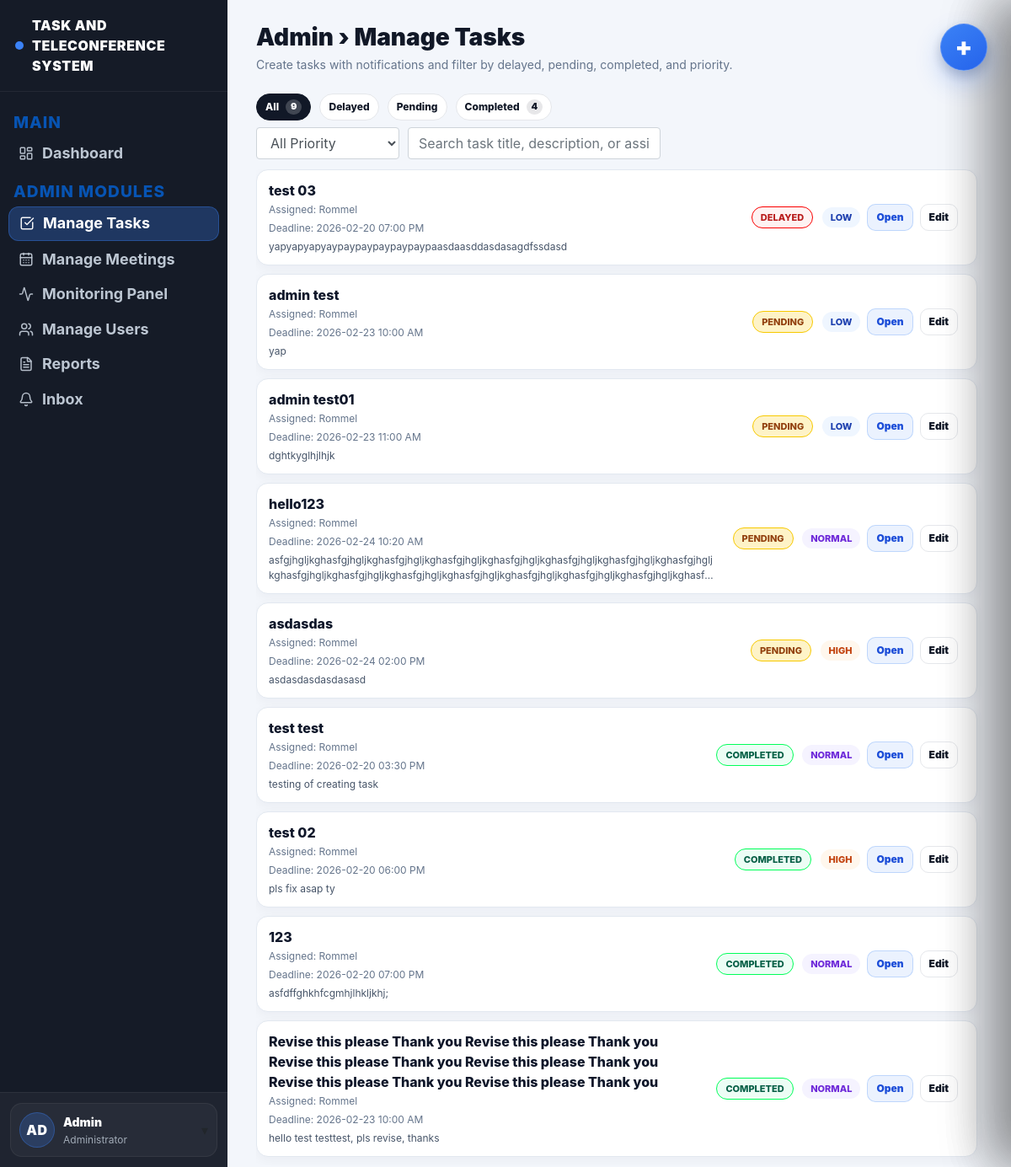
/admin/manage-tasks (signed in), run on an earlier commit of the app's database.
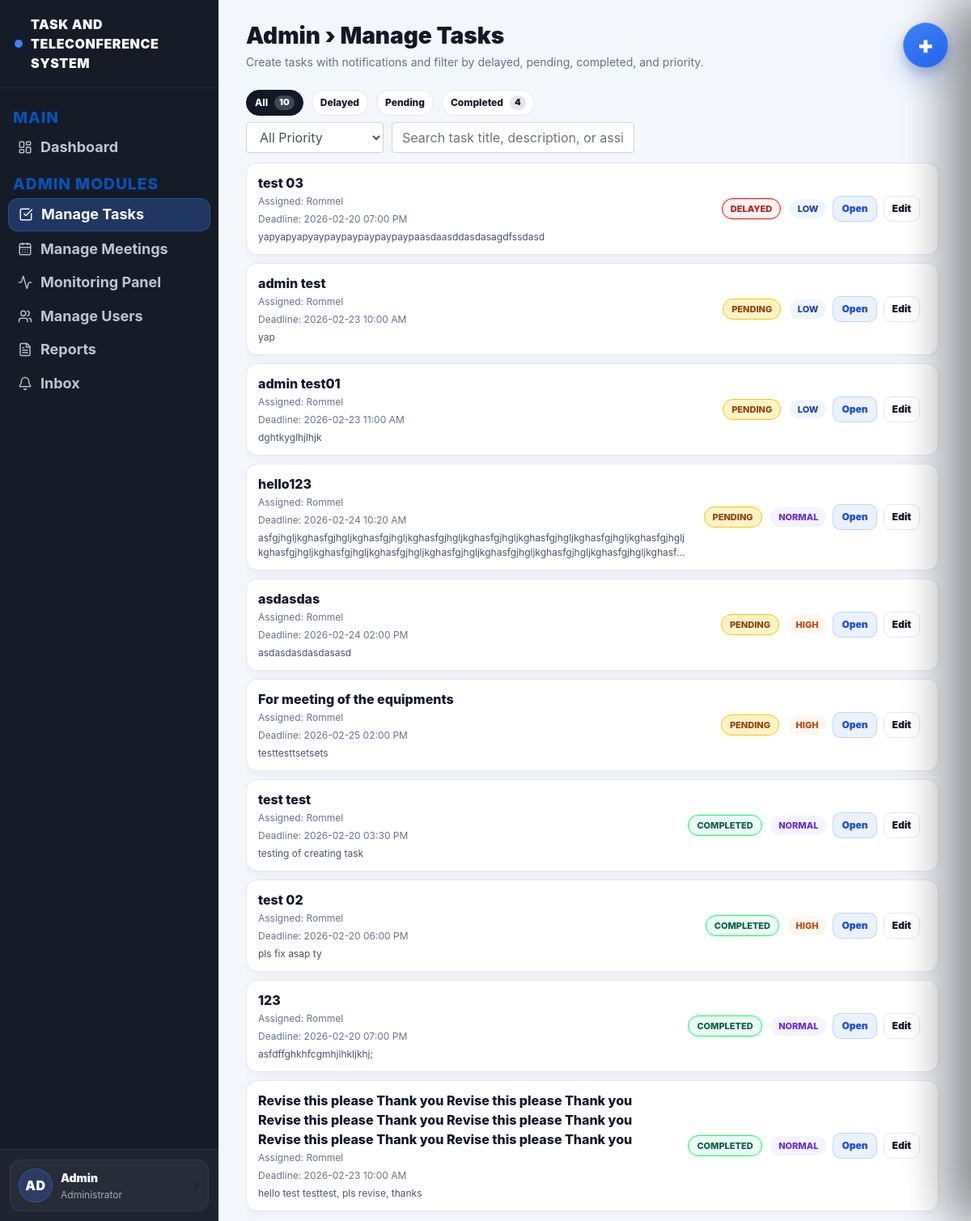
And on a later commit of the database.
### website/models.py (models this page shows, shortened)
class Task(db.Model):
    id = db.Column(db.Integer, primary_key=True)
    title = db.Column(db.String(200), nullable=False)
    description = db.Column(db.Text)
    assigned_to = db.Column(db.Integer, db.ForeignKey('user.id'))
    assigned_user = db.relationship('User', foreign_keys=[assigned_to])
    status = db.Column(db.String(50), default="assigned")
    priority = db.Column(db.String(20), default="normal")
    deadline = db.Column(db.DateTime)
    file_path = db.Column(db.String(300))
    last_edited_by = db.Column(db.Integer, nullable=True)
    last_edited_at = db.Column(db.DateTime, server_default=func.now(), onupdate=func.now())
    created_at = db.Column(db.DateTime(timezone=True), server_default=func.now())

class User(db.Model, UserMixin):
    id = db.Column(db.Integer, primary_key=True)
    email = db.Column(db.String(150), unique=True)
    password = db.Column(db.String(150))
    firstname = db.Column(db.String(150))
    is_admin = db.Column(db.Boolean, default=False)
    role = db.Column(db.String(20), default="user")
    notes = db.relationship('Note')
    notifications = db.relationship('Notification', lazy=True, cascade="all, delete-orphan")

### website/views.py (the view)
@views.route('/admin/manage-tasks')
@login_required
@admin_only
def manage_tasks():
    users = User.query.filter_by(is_admin=False).order_by(User.firstname.asc()).all()
    tasks = Task.query.order_by(Task.created_at.desc()).all()
    selected_filter = (request.args.get("filter") or "all").strip().lower()
    allowed_filters = {"all", "delayed", "pending", "completed"}
    if selected_filter not in allowed_filters:
        selected_filter = "all"
    return render_template(
        "manage_tasks.html",
        user=current_user,
        users=users,
        tasks=tasks,
        selected_filter=selected_filter,
    )

### website/views.py (called while the page is built)
def admin_only(func):
    @wraps(func)
    def wrapper(*args, **kwargs):
        if not current_user.is_authenticated or not current_user.is_admin:
            abort(403)
        return func(*args, **kwargs)
    return wrapper

### website/templates/manage_tasks.html (shortened to what this page needs)
{% extends "admin_base.html" %}
{% block content %}
<div class="mt-wrap">
  <div class="mt-head">
    <h1 class="td-title" style="margin:0;">Admin › Manage Tasks</h1>
    <div class="mt-sub">Create tasks with notifications and filter by delayed, pending, completed, and priority.</div>
  </div>
  {% set completed_tasks = tasks|selectattr("status","equalto","completed")|list if tasks else [] %}
  <div class="td-pills mb-2">
    <button class="pill-tab active" type="button" data-filter="all" id="pill-all">All <span class="pill-count">{{ tasks|length }}</span></button>
    <button class="pill-tab" type="button" data-filter="delayed" id="pill-delayed">Delayed</button>
    <button class="pill-tab" type="button" data-filter="pending" id="pill-pending">Pending</button>
    <button class="pill-tab" type="button" data-filter="completed" id="pill-completed">Completed <span class="pill-count">{{ completed_tasks|length }}</span></button>
  </div>
  <div class="mt-toolbar">
    <select id="priorityFilter" class="form-control mt-priority">
      <option value="all">All Priority</option>
    </select>
    <input id="taskSearch" class="form-control mt-search" placeholder="Search task title, description, or assignee...">
  </div>
  <div class="mt-list" id="taskList">
    {% for t in tasks %}
      {% set pr = (t.priority or 'normal')|lower %}
      <div class="task-row task-item"
           data-task-id="{{ t.id }}"
           data-status="{{ t.status or '' }}"
           data-priority="{{ pr }}"
           data-title="{{ (t.title ~ ' ' ~ (t.description or '') ~ ' ' ~ ((t.assigned_user.firstname if t.assigned_user else 'unassigned')))|lower }}"
           data-deadline="{{ t.deadline.strftime('%Y-%m-%dT%H:%M:%S') if t.deadline else '' }}">
        <div class="task-main">
          <div class="task-title">{{ t.title }}</div>
          <div class="task-meta">
            Assigned: {{ t.assigned_user.firstname if t.assigned_user else 'Unassigned' }}
          </div>
          <div class="task-meta">
            Deadline: {{ t.deadline.strftime('%Y-%m-%d %I:%M %p') if t.deadline else '-' }}
          </div>
          <div class="task-desc">{{ t.description or 'No description provided.' }}</div>
        </div>
        <div class="task-side">
          <div>
            <span class="tag state-tag">PENDING</span>
            <span class="tag prio-{{ pr }}">{{ pr|upper }}</span>
          </div>
          <div class="task-actions">
            <button type="button" class="btn-mini" data-open-task="{{ t.id }}">Open</button>
            <button type="button" class="btn-mini ghost" data-edit-task="{{ t.id }}">Edit</button>
          </div>
        </div>
      </div>
    {% else %}
      <div class="empty">No tasks yet. Click the + button to create one.</div>
    {% endfor %}
  </div>
</div>
<button type="button" class="fab-task" id="openTaskDrawer" aria-label="Create task"><span class="fab-plus">+</span></button>
{% endblock %}

What changed in the data, as far as the page shows it:
added Task: title "For meeting of the equipments", assigned_user "Rommel", deadline "2026-02-25 02:00 PM", description "testtesttsetsets", priority "HIGH"
Also different on the page:
{{ tasks|length }}: "9" → "10"
